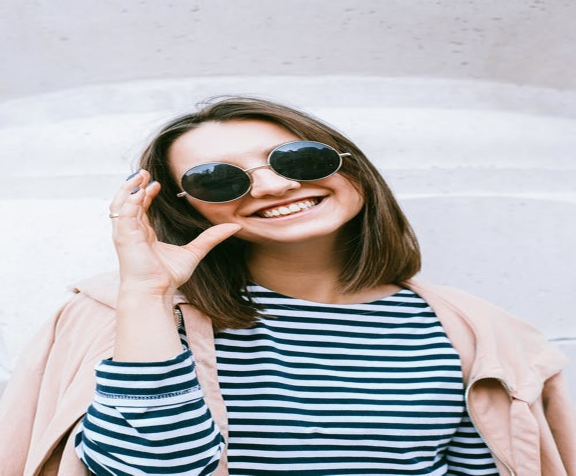
#> input picture OpenCV2/images/1.jpeg, 1152 x 951 px (shown at 1/2 size)
$ python Foreground_Extraction_in_an_image_using_Grabcut_Algorithm.py
#> lines starting #> are read from the running program, lines starting #| are printed output that depends on the picture
"""
    Foreground Extraction in an image using Grabcut Algorithms
"""

# Python program to illustrate
# foreground extraction using
# Graabcut Algorithm

# organize import
import cv2
import numpy as np
from matplotlib import pyplot as plt

# path to input image specified and
# image is loaded with imread command
img = cv2.imread("../images/1.jpeg")
#> img is the input picture: shape (951, 1152, 3); mean B, G, R 183.8, 180, 180.6

# create to simple mask image similar
# to the loaded image, with the
# shape and return type
mask = np.zeros(img.shape[:2], np.uint8)

# specify the background and foreground model
# using numpy the array is constructed of 1 row
# and 65 columns, and all array elements are 0
# data type for the array is np.float64 (default)
background_model = np.zeros((1, 65), np.float64)
foreground_model = np.zeros((1, 65), np.float64)

# define the region of Interest (RIO)
# as the coordinates of the rectangle
# where the values are entered as
# (startingPoint_x, startingPoint_y, width, height)
# these coordinates are according to the input image
# it may vary for different image
rectangle = (600, 800, 300, 350)

# apply the grabcut algorithm with appropriate
# values as parameters, number of iterations = 3
# cv2.GC_INIT_WITH_RECT is used because
# of the rectangle mode is used
cv2.grabCut(img, mask, rectangle, background_model, foreground_model, 3, cv2.GC_INIT_WITH_RECT)

# in the new mask image, pixels will
# be marked with four flags
# four flags denote the background / foreground
# mask is changed, all the 0 and 2 pixels
# are converted to the background
# mask is changed, all the 1 and 3 pixels
# are now the part of the foreground
# the return type is also mentioned,
# this gives us the final mask
mask1 = np.where((mask == 2) | (mask == 0), 0, 10).astype("uint8")

# the final mask is multiplied with
# the input to given the segmented image
img = img * mask1[:, :, np.newaxis]
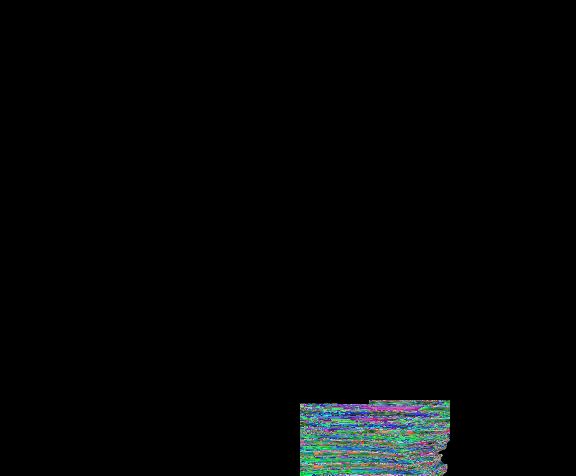
#> img: shape (951, 1152, 3) (shown at 1/2 size); mean B, G, R 5.2, 5.1, 3.7

# output segment image with colorbar
plt.imshow(img)
plt.colorbar()
plt.show()
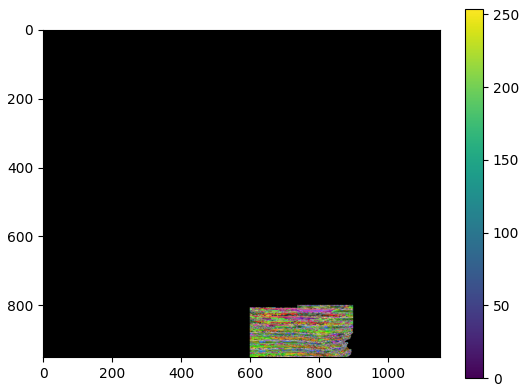
#> figure drawn by matplotlib, 2 panels; B, G, R data is drawn as R, G, B

$ run again, with OpenCV2/images/2.jpeg copied over OpenCV2/images/1.jpeg
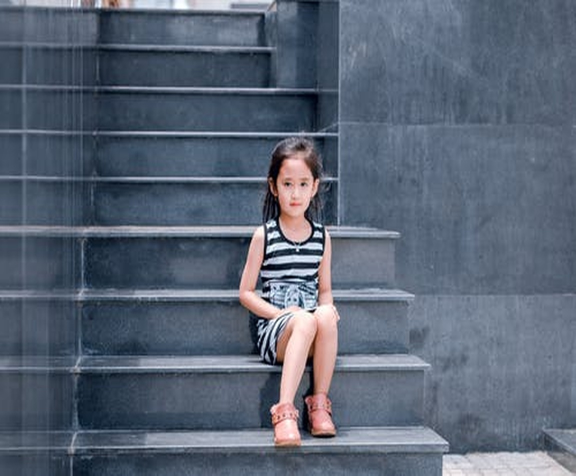
#> input picture OpenCV2/images/2.jpeg, 1152 x 951 px (shown at 1/2 size)
#> img is the input picture: shape (951, 1152, 3); mean B, G, R 116.6, 100.4, 89.8
#> `img = img * mask1[:, :, np.newaxis]`:
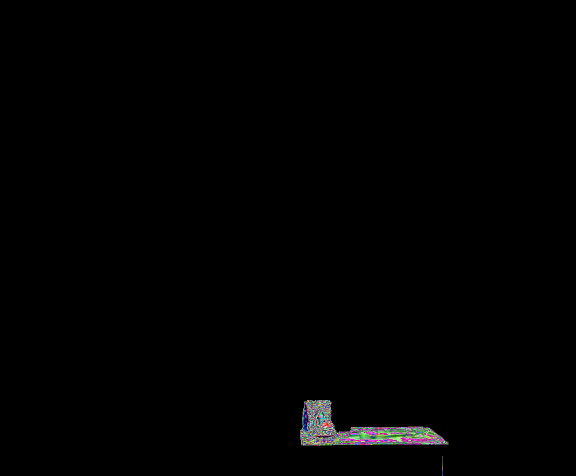
#> img: shape (951, 1152, 3) (shown at 1/2 size); mean B, G, R 1.5, 1.5, 1.5
#> `plt.show()`:
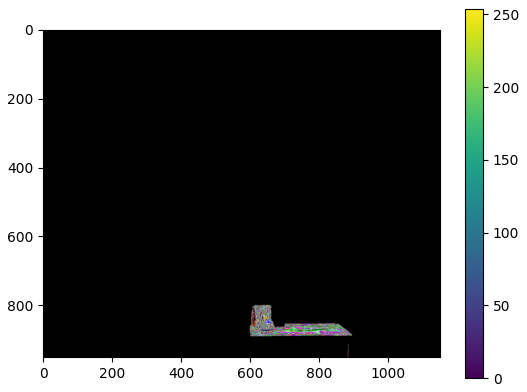
#> figure drawn by matplotlib, 2 panels; B, G, R data is drawn as R, G, B

$ run again, with OpenCV2/images/3.jpeg copied over OpenCV2/images/1.jpeg
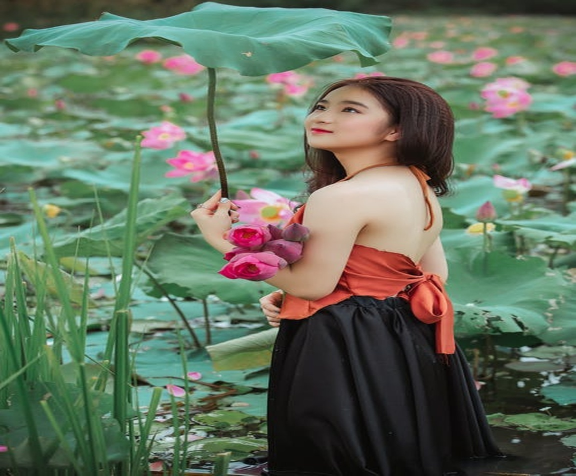
#> input picture OpenCV2/images/3.jpeg, 1152 x 951 px (shown at 1/2 size)
#> img is the input picture: shape (951, 1152, 3); mean B, G, R 96.8, 116, 100.4
#> `img = img * mask1[:, :, np.newaxis]`:
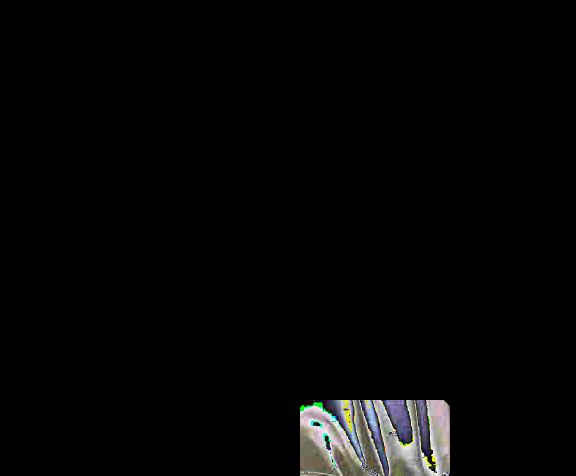
#> img: shape (951, 1152, 3) (shown at 1/2 size); mean B, G, R 5.5, 5.7, 5.6
#> `plt.show()`:
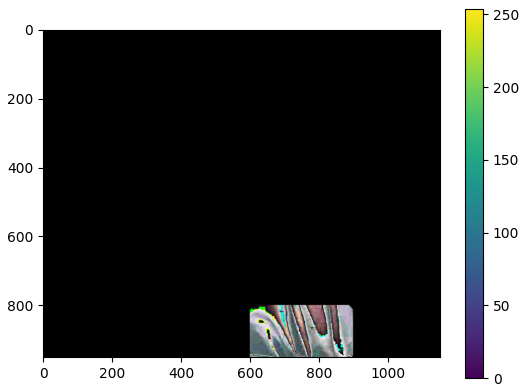
#> figure drawn by matplotlib, 2 panels; B, G, R data is drawn as R, G, B
